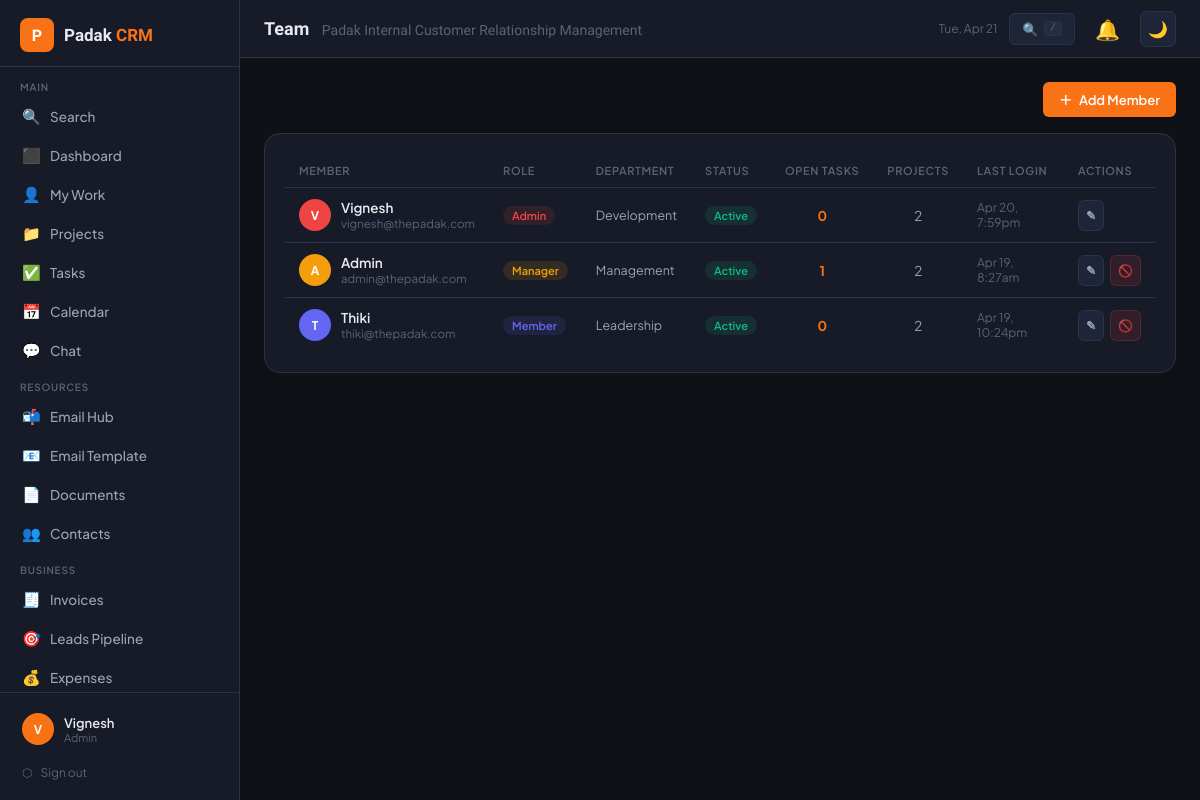
Page /users.php (signed in) on the earlier database version.
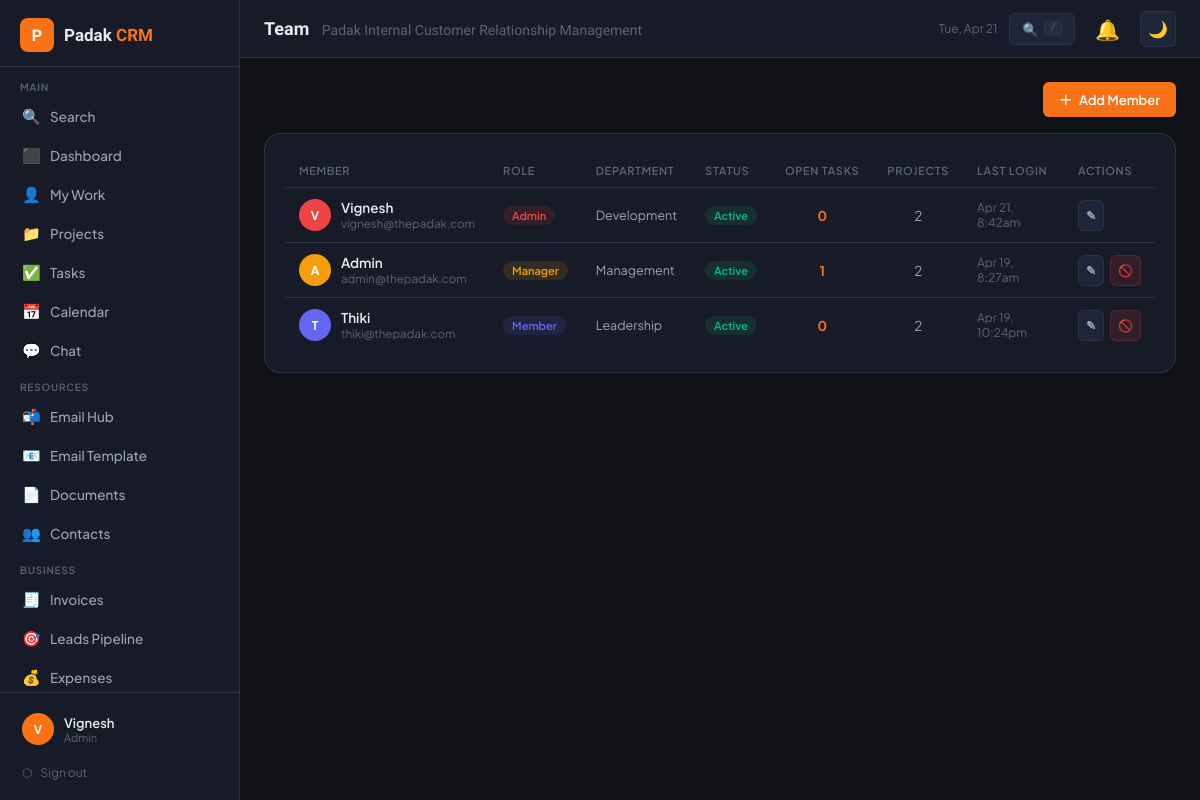
Same page on the later database version.
### tables this page shows
CREATE TABLE `users` (
  `id` int(11) NOT NULL,
  `name` varchar(100) NOT NULL,
  `email` varchar(150) NOT NULL,
  `password` varchar(255) NOT NULL,
  `role` enum('admin','manager','member') DEFAULT 'member',
  `avatar` varchar(255) DEFAULT NULL,
  `phone` varchar(30) DEFAULT NULL,
  `department` varchar(100) DEFAULT NULL,
  `status` enum('active','inactive') DEFAULT 'active',
  `last_login` datetime DEFAULT NULL,
  `created_at` datetime DEFAULT current_timestamp()
);

### config.php (called while the page is built, shortened)
<?php
function currentUser(): array {
    return [
        'id'   => $_SESSION['crm_user_id'] ?? 0,
        'name' => $_SESSION['crm_name'] ?? '',
        'role' => $_SESSION['crm_role'] ?? '',
        'email'=> $_SESSION['crm_email'] ?? '',
        'avatar'=> $_SESSION['crm_avatar'] ?? null,
    ];
}
function h(string $s): string { return htmlspecialchars($s, ENT_QUOTES, 'UTF-8'); }
function fDate(?string $d, string $fmt = 'M j, Y'): string {
    return date($fmt, strtotime($d));
}

### users.php (the view, shortened to what the changed rows need)
<?php
require_once 'config.php';
require_once 'includes/layout.php';
$db = getCRMDB();
$users = $db->query("
  SELECT u.*,
    (SELECT COUNT(*) FROM tasks WHERE assigned_to=u.id AND status!='done') AS open_tasks,
    (SELECT COUNT(*) FROM project_members WHERE user_id=u.id) AS proj_count
  FROM users u ORDER BY FIELD(u.role,'admin','manager','member'), u.name
")->fetch_all(MYSQLI_ASSOC);
renderLayout('Team', 'users');
?>
<div class="card">
  <div class="table-wrap">
    <table>
      <thead><tr>
        <th>Member</th><th>Role</th><th>Department</th><th>Status</th><th>Open Tasks</th><th>Projects</th><th>Last Login</th><th>Actions</th>
      </tr></thead>
      <tbody>
        <?php foreach ($users as $u):
          $rc=['admin'=>'#ef4444','manager'=>'#f59e0b','member'=>'#6366f1'][$u['role']] ?? '#94a3b8';
          $sc = $u['status']==='active'?'#10b981':'#ef4444';
          $init = implode('',array_map(fn($w)=>strtoupper($w[0]),explode(' ',$u['name'])));
          $init = substr($init,0,2);
        ?>
        <tr>
          <td>
            <div style="display:flex;align-items:center;gap:10px">
              <div class="avatar" style="background:<?= $rc ?>">
                <?php if ($u['avatar']): ?>
                <img src="uploads/avatars/<?= h($u['avatar']) ?>" alt="">
                <?php else: echo h($init); endif; ?>
              </div>
              <div>
                <div style="font-weight:600;color:var(--text);font-size:13.5px"><?= h($u['name']) ?></div>
                <div style="font-size:11.5px;color:var(--text3)"><?= h($u['email']) ?></div>
              </div>
            </div>
          </td>
          <td><span class="badge" style="background:<?= $rc ?>20;color:<?= $rc ?>"><?= h($u['role']) ?></span></td>
          <td style="font-size:12.5px"><?= h($u['department'] ?? '—') ?></td>
          <td><span class="badge" style="background:<?= $sc ?>20;color:<?= $sc ?>"><?= h($u['status']) ?></span></td>
          <td style="text-align:center"><span style="font-weight:700;color:var(--orange)"><?= $u['open_tasks'] ?></span></td>
          <td style="text-align:center"><?= $u['proj_count'] ?></td>
          <td style="font-size:12px;color:var(--text3)"><?= $u['last_login'] ? fDate($u['last_login'],'M j, g:ia') : 'Never' ?></td>
          <td>
            <div style="display:flex;gap:6px">
              <button class="btn btn-ghost btn-sm btn-icon" onclick="openEditUser(<?= htmlspecialchars(json_encode($u)) ?>)" title="Edit">✎</button>
            </div>
          </td>
        </tr>
        <?php endforeach; ?>
      </tbody>
    </table>
  </div>
</div>
<?php renderLayoutEnd(); ?>

### includes/layout.php (shortened to what the changed rows need)
<?php
function renderLayout(string $pageTitle, string $activePage): void {
    $user = currentUser();
    $initials = implode('', array_map(fn($w) => strtoupper($w[0]), explode(' ', $user['name'])));
    $initials = substr($initials, 0, 2);
?>
<!DOCTYPE html>
<html lang="en" data-theme="dark">
<head>
</head>
<body>
<nav id="sidebar">
  <div class="sidebar-footer">
    <a href="profile.php" class="user-card">
      <div class="avatar">
        <?php if ($user['avatar']): ?>
          <img src="uploads/avatars/<?= h($user['avatar']) ?>" alt="">
        <?php else: echo h($initials); endif; ?>
      </div>
      <div class="user-info">
        <div class="user-name"><?= h($user['name']) ?></div>
        <div class="user-role"><?= h($user['role']) ?></div>
      </div>
    </a>
  </div>
</nav>
<div id="main">
  <main id="content">
<?php
}
function renderLayoutEnd(): void {
?>
  </main>
</div>
</body>
</html>
<?php
}

Differences in the rows shown:
changed users "Vignesh": last_login "Apr 20, 7:59pm" → "Apr 21, 8:42am"
